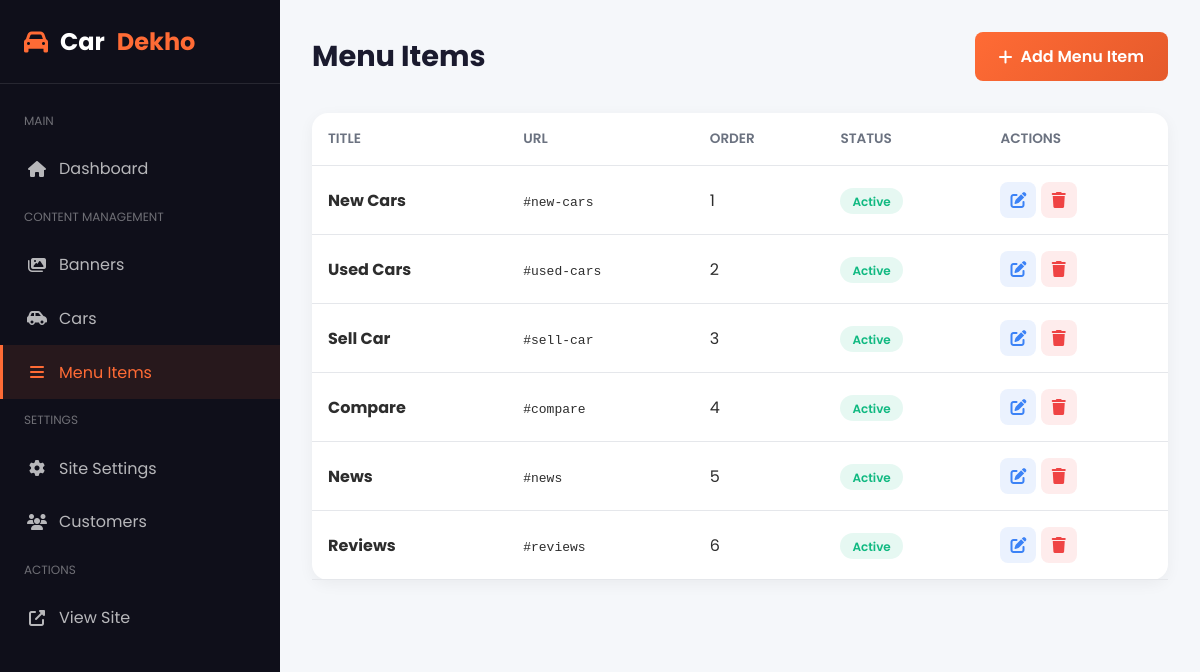
Page /menu.php on the committed database.
### tables this page shows
CREATE TABLE IF NOT EXISTS menu_items (
    id INT AUTO_INCREMENT PRIMARY KEY,
    title VARCHAR(100) NOT NULL,
    url VARCHAR(255) NOT NULL,
    sort_order INT DEFAULT 0,
    is_active TINYINT(1) DEFAULT 1,
    created_at TIMESTAMP DEFAULT CURRENT_TIMESTAMP,
    updated_at TIMESTAMP DEFAULT CURRENT_TIMESTAMP ON UPDATE CURRENT_TIMESTAMP
);

### menu.php (the view, shortened to what this page needs)
<?php
$db = getDB();
$action = $_GET['action'] ?? 'list';
$menuItems = $db->query("SELECT * FROM menu_items ORDER BY sort_order ASC")->fetchAll();
?>
<!DOCTYPE html>
<html lang="en">
<head>
    <link rel="stylesheet" href="https://cdnjs.cloudflare.com/ajax/libs/font-awesome/6.4.0/css/all.min.css">
</head>
<body>
    <aside class="sidebar">
        <div class="sidebar-header"><div class="sidebar-logo"><i class="fas fa-car"></i> Car<span>Dekho</span></div></div>
        <nav class="sidebar-menu">
            <div class="menu-label">Main</div>
            <a href="index.php" class="menu-item"><i class="fas fa-home"></i> Dashboard</a>
            <div class="menu-label">Content Management</div>
            <a href="banners.php" class="menu-item"><i class="fas fa-images"></i> Banners</a>
            <a href="cars.php" class="menu-item"><i class="fas fa-car-side"></i> Cars</a>
            <a href="menu.php" class="menu-item active"><i class="fas fa-bars"></i> Menu Items</a>
            <div class="menu-label">Settings</div>
            <a href="settings.php" class="menu-item"><i class="fas fa-cog"></i> Site Settings</a>
            <a href="customers.php" class="menu-item"><i class="fas fa-users"></i> Customers</a>
            <div class="menu-label">Actions</div>
            <a href="../index.php" class="menu-item" target="_blank"><i class="fas fa-external-link-alt"></i> View Site</a>
        </nav>
    </aside>
    <main class="main-content">
        <?php if ($action === 'list'): ?>
        <div class="topbar">
            <h1 class="page-title">Menu Items</h1>
            <a href="?action=add" class="btn btn-primary"><i class="fas fa-plus"></i> Add Menu Item</a>
        </div>
        <div class="card">
            <div class="card-body" style="padding:0;">
                <table class="table">
                    <thead><tr><th>Title</th><th>URL</th><th>Order</th><th>Status</th><th>Actions</th></tr></thead>
                    <tbody>
                        <?php foreach ($menuItems as $item): ?>
                        <tr>
                            <td><strong><?= $item['title'] ?></strong></td>
                            <td><code><?= $item['url'] ?></code></td>
                            <td><?= $item['sort_order'] ?></td>
                            <td><span class="badge <?= $item['is_active'] ? 'badge-success' : 'badge-danger' ?>"><?= $item['is_active'] ? 'Active' : 'Inactive' ?></span></td>
                            <td>
                                <a href="?action=edit&id=<?= $item['id'] ?>" class="action-btn edit"><i class="fas fa-edit"></i></a>
                                <a href="?action=delete&id=<?= $item['id'] ?>" class="action-btn delete" onclick="return confirm('Delete?')"><i class="fas fa-trash"></i></a>
                            </td>
                        </tr>
                        <?php endforeach; ?>
                    </tbody>
                </table>
            </div>
        </div>
        <?php endif; ?>
    </main>
</body>
</html>

### menu.php (style rules this page uses)
* { margin: 0; padding: 0; box-sizing: border-box; }
:root { --primary: #FF6B35; --primary-dark: #E55A2B; --secondary: #1A1A2E; --sidebar-bg: #0F0F1A; --card-bg: #FFFFFF; --text-dark: #2D2D2D; --text-light: #6B7280; --bg-light: #F5F7FA; --border: #E5E7EB; --success: #10B981; --danger: #EF4444; --info: #3B82F6; }
body { font-family: 'Poppins', sans-serif; background: var(--bg-light); color: var(--text-dark); display: flex; min-height: 100vh; }
.sidebar { width: 280px; background: var(--sidebar-bg); color: #fff; position: fixed; height: 100vh; }
.sidebar-header { padding: 1.5rem; border-bottom: 1px solid rgba(255,255,255,0.1); }
.sidebar-logo { display: flex; align-items: center; gap: 0.75rem; font-size: 1.5rem; font-weight: 700; }
.sidebar-logo i, .sidebar-logo span { color: var(--primary); }
.sidebar-menu { padding: 1rem 0; }
.menu-label { padding: 0.75rem 1.5rem; font-size: 0.75rem; text-transform: uppercase; color: rgba(255,255,255,0.4); }
.menu-item { display: flex; align-items: center; gap: 0.75rem; padding: 0.9rem 1.5rem; color: rgba(255,255,255,0.7); text-decoration: none; border-left: 3px solid transparent; }
.menu-item:hover, .menu-item.active { background: rgba(255,107,53,0.1); color: var(--primary); border-left-color: var(--primary); }
.menu-item i { width: 20px; text-align: center; }
.main-content { flex: 1; margin-left: 280px; padding: 2rem; }
.topbar { display: flex; justify-content: space-between; align-items: center; margin-bottom: 2rem; flex-wrap: wrap; gap: 1rem; }
.page-title { font-size: 1.8rem; font-weight: 700; color: var(--secondary); }
.btn { padding: 0.75rem 1.5rem; border-radius: 8px; font-weight: 600; cursor: pointer; border: none; display: inline-flex; align-items: center; gap: 0.5rem; text-decoration: none; }
.btn-primary { background: linear-gradient(135deg, var(--primary), var(--primary-dark)); color: #fff; }
.card { background: var(--card-bg); border-radius: 16px; box-shadow: 0 4px 15px rgba(0,0,0,0.05); }
.card-body { padding: 1.5rem; }
.table { width: 100%; border-collapse: collapse; }
.table th, .table td { padding: 1rem; text-align: left; border-bottom: 1px solid var(--border); }
.table th { font-weight: 600; color: var(--text-light); font-size: 0.85rem; text-transform: uppercase; }
.badge { padding: 0.3rem 0.75rem; border-radius: 20px; font-size: 0.75rem; font-weight: 600; }
.badge-success { background: rgba(16,185,129,0.1); color: var(--success); }
.action-btn { width: 36px; height: 36px; border: none; border-radius: 8px; cursor: pointer; display: inline-flex; align-items: center; justify-content: center; text-decoration: none; }
.action-btn.edit { background: rgba(59,130,246,0.1); color: var(--info); }
.action-btn.delete { background: rgba(239,68,68,0.1); color: var(--danger); }

### rows in the picture
menu_items: title "New Cars", url "#new-cars", sort_order "1", is_active "Active"
menu_items: title "Used Cars", url "#used-cars", sort_order "2", is_active "Active"
menu_items: title "Sell Car", url "#sell-car", sort_order "3", is_active "Active"
menu_items: title "Compare", url "#compare", sort_order "4", is_active "Active"
menu_items: title "News", url "#news", sort_order "5", is_active "Active"
menu_items: title "Reviews", url "#reviews", sort_order "6", is_active "Active"
